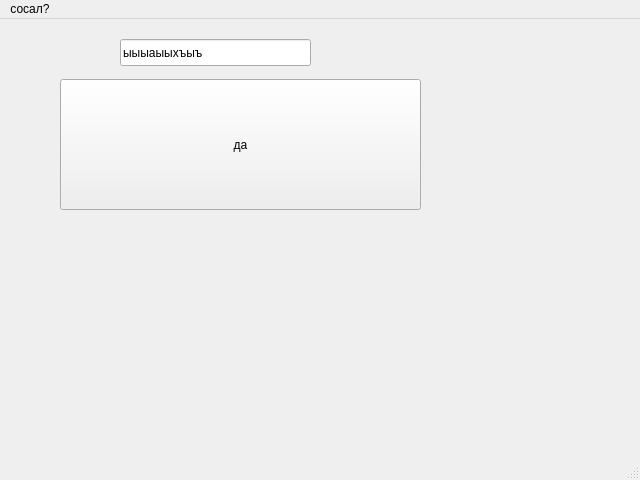
<?xml version="1.0" encoding="UTF-8"?>
<ui version="4.0">
 <class>MainWindow</class>
 <widget class="QMainWindow" name="MainWindow">
  <property name="geometry">
   <rect>
    <x>0</x>
    <y>0</y>
    <width>640</width>
    <height>480</height>
   </rect>
  </property>
  <property name="windowTitle">
   <string>Programma Eblana</string>
  </property>
  <widget class="QWidget" name="centralwidget">
   <widget class="QPushButton" name="pushButton">
    <property name="geometry">
     <rect>
      <x>60</x>
      <y>60</y>
      <width>361</width>
      <height>131</height>
     </rect>
    </property>
    <property name="text">
     <string>да</string>
    </property>
   </widget>
   <widget class="QLineEdit" name="lineEdit">
    <property name="geometry">
     <rect>
      <x>120</x>
      <y>20</y>
      <width>191</width>
      <height>27</height>
     </rect>
    </property>
    <property name="text">
     <string>ыыыаыыхъыъ</string>
    </property>
   </widget>
  </widget>
  <widget class="QMenuBar" name="menubar">
   <property name="geometry">
    <rect>
     <x>0</x>
     <y>0</y>
     <width>640</width>
     <height>24</height>
    </rect>
   </property>
   <widget class="QMenu" name="menu">
    <property name="title">
     <string>сосал?</string>
    </property>
    <widget class="QMenu" name="menu_2">
     <property name="title">
      <string>ты еблан?</string>
     </property>
     <addaction name="action_5"/>
     <addaction name="action_7"/>
     <addaction name="separator"/>
     <addaction name="action_9"/>
    </widget>
    <addaction name="action"/>
    <addaction name="menu_2"/>
    <addaction name="separator"/>
    <addaction name="action_4"/>
   </widget>
   <addaction name="menu"/>
  </widget>
  <widget class="QStatusBar" name="statusbar"/>
  <action name="action">
   <property name="text">
    <string>да</string>
   </property>
  </action>
  <action name="action_4">
   <property name="text">
    <string>нет(не желательно)</string>
   </property>
  </action>
  <action name="action_5">
   <property name="text">
    <string>да</string>
   </property>
  </action>
  <action name="action_6">
   <property name="text">
    <string>иди нахуй</string>
   </property>
  </action>
  <action name="action_7">
   <property name="text">
    <string>нет</string>
   </property>
  </action>
  <action name="action_9">
   <property name="text">
    <string>иди нахуй</string>
   </property>
  </action>
 </widget>
 <resources/>
 <connections/>
</ui>
